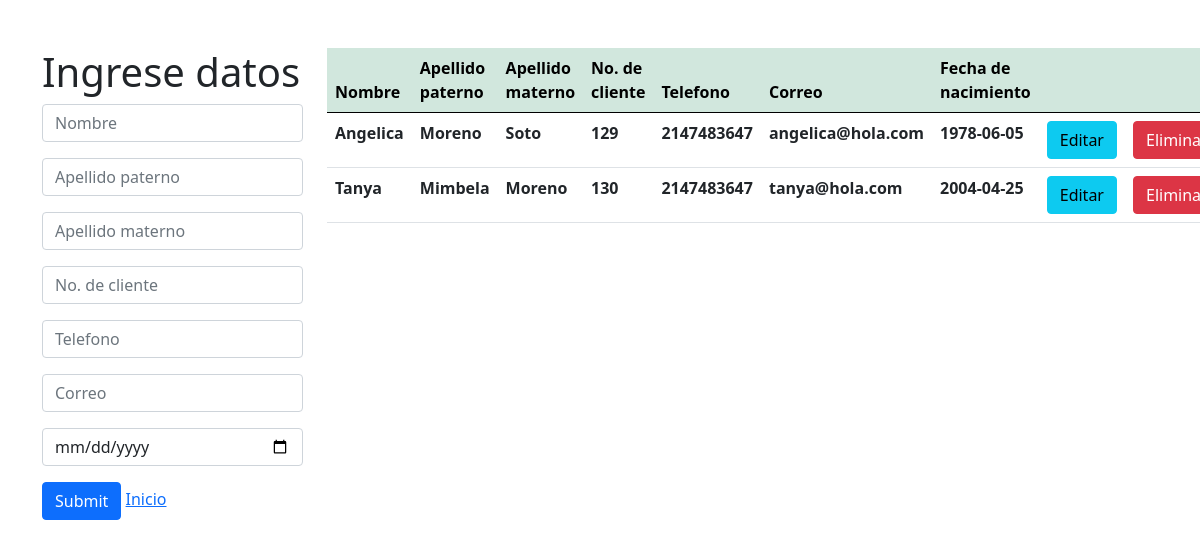
Screenshot of /crud_cliente/cliente.php with the database file from the repository.
### tables this page shows
CREATE TABLE `cliente` (
  `nombre` varchar(50) NOT NULL,
  `apellido_p` varchar(50) NOT NULL,
  `apellido_m` varchar(50) NOT NULL,
  `no_cliente` int(50) NOT NULL,
  `tel` int(10) NOT NULL,
  `correo` varchar(50) NOT NULL,
  `fecha` date NOT NULL
);

### crud_cliente/cliente.php (the view, shortened to what this page needs)
<?php
    $con=conectar();
    $sql="SELECT *  FROM cliente";
    $query=mysqli_query($con,$sql);
?>
<!DOCTYPE html>
<html lang="en">
    <head>
        <link href="css/style.css" rel="stylesheet">
        <link href="https://cdn.jsdelivr.net/npm/bootstrap@5.0.0-beta1/dist/css/bootstrap.min.css" rel="stylesheet">
    </head>
    <body>
            <div class="container mt-5">
                    <div class="row">
                        <div class="col-md-3">
                            <h1>Ingrese datos</h1>
                                <form action="insertar.php" method="POST">
                                    <input type="text" class="form-control mb-3" name="nombre" placeholder="Nombre">
                                    <input type="text" class="form-control mb-3" name="apellido_p" placeholder="Apellido paterno">
                                    <input type="text" class="form-control mb-3" name="apellido_m" placeholder="Apellido materno">
                                    <input type="text" class="form-control mb-3" name="no_cliente" placeholder="No. de cliente">
                                    <input type="text" class="form-control mb-3" name="tel" placeholder="Telefono">
                                    <input type="text" class="form-control mb-3" name="correo" placeholder="Correo">
                                    <input type="date" class="form-control mb-3" name="fecha" placeholder="Fecha de nacimiento">
                                    <input type="submit" class="btn btn-primary">
                                    <a href="/daweb_uii_5i/Proyecto_Mimbela_cfe/index.php">Inicio</a></li>
                                </form>
                        </div>
                        <div class="col-md-8">
                            <table class="table" >
                                <thead class="table-success table-striped" >
                                    <tr>
                                        <th>Nombre</th>
                                        <th>Apellido paterno</th>
                                        <th>Apellido materno</th>
                                        <th>No. de cliente</th>
                                        <th>Telefono</th>
                                        <th>Correo</th>
                                        <th>Fecha de nacimiento</th>
                                        <th></th>
                                        <th></th>
                                    </tr>
                                </thead>
                                <tbody>
                                        <?php
                                            while($row=mysqli_fetch_array($query)){
                                        ?>
                                            <tr>
                                                <th><?php  echo $row['nombre']?></th>
                                                <th><?php  echo $row['apellido_p']?></th>
                                                <th><?php  echo $row['apellido_m']?></th>
                                                <th><?php  echo $row['no_cliente']?></th>
                                                <th><?php  echo $row['tel']?></th>
                                                <th><?php  echo $row['correo']?></th>
                                                <th><?php  echo $row['fecha']?></th>
                                                <th><a href="actualizar.php?id=<?php echo $row['no_cliente'] ?>" class="btn btn-info">Editar</a></th>
                                                <th><a href="delete.php?id=<?php echo $row['no_cliente'] ?>" class="btn btn-danger">Eliminar</a></th>
                                            </tr>
                                        <?php
                                            }
                                        ?>
                                </tbody>
                            </table>
                        </div>
                    </div>
            </div>
    </body>
</html>

### style.css (style rules this page uses)
* { -webkit-box-sizing: border-box; -moz-box-sizing: border-box; box-sizing: border-box; margin:0px; padding:0px; }
body { background:#f2f2f2; color: black; font-family:Arial, helvetica, sans-serif; }
a { text-decoration: none; color:#008E5A; }

### rows the page displays
cliente: nombre "Angelica", apellido_p "Moreno", apellido_m "Soto", no_cliente "129", tel "2147483647", correo "angelica@hola.com", fecha "1978-06-05"
cliente: nombre "Tanya", apellido_p "Mimbela", apellido_m "Moreno", no_cliente "130", tel "2147483647", correo "tanya@hola.com", fecha "2004-04-25"
